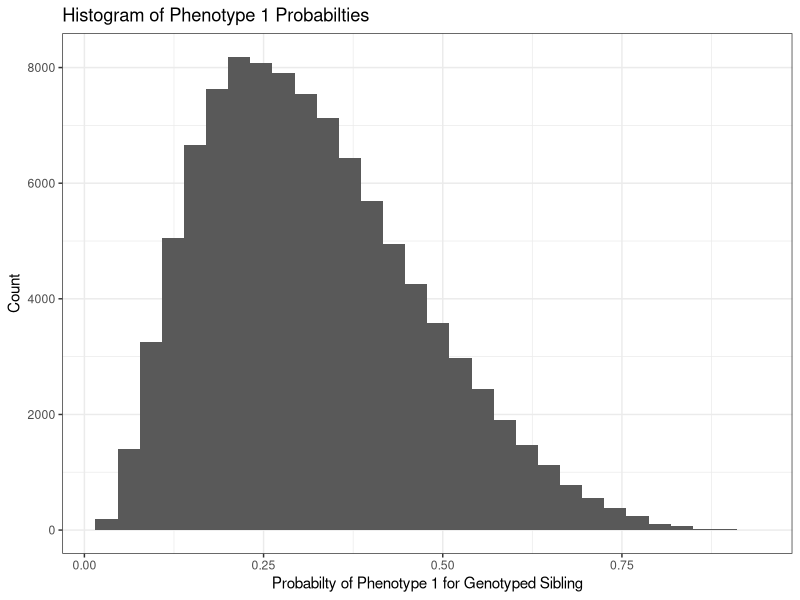
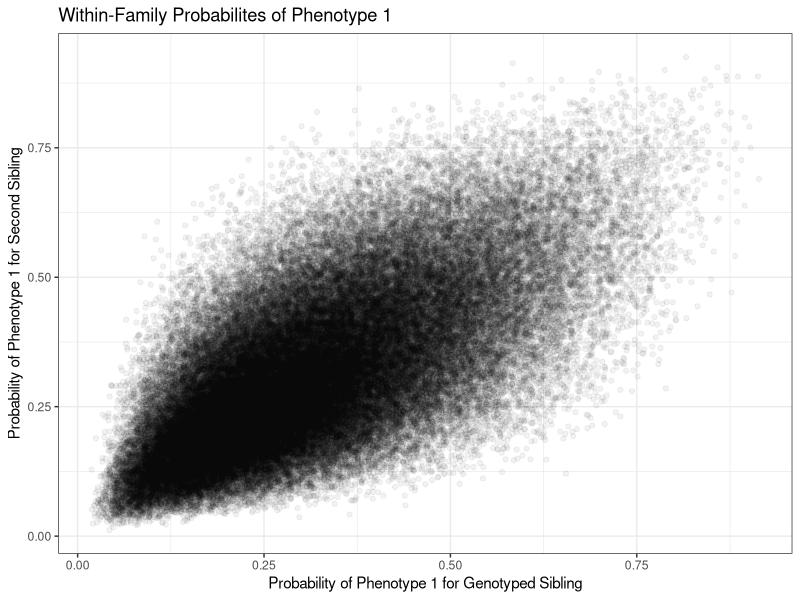

These charts were generated, in order, by the following R code: (Note: a time limit stopped this script after it produced the figures.)
## ---- chunk 1
library(MASS)
library(tidyverse)
## ---- chunk 2
sim.data <- function(N=1e5, alpha=-0.85, beta=1, rho=0.5, rho_g=0.4, gamma=1,
                     mu_dir=0, sd_dir=0.5, mu_fam=0, sd_ind=0.25, sd_fam=NULL){

  sim.pgs <- function(N=1e5, rho=0.5, rho_g=0.4,
                      mu_dir=0, sd_dir=1,
                      mu_fam=0, sd_fam=NULL){
    require(MASS)
    if (is.null(sd_fam)){sd_fam <- 0.7*sd_dir}
    var_mat <- matrix(c(sd_dir^2, rho*sd_dir^2, rho*sd_dir^2, rho_g*sd_dir*sd_fam,
                        rho*sd_dir^2, sd_dir^2, rho*sd_dir^2, rho_g*sd_dir*sd_fam,
                        rho*sd_dir^2, rho*sd_dir^2, sd_dir^2, rho_g*sd_dir*sd_fam,
                        rho_g*sd_dir*sd_fam, rho_g*sd_dir*sd_fam, rho_g*sd_dir*sd_fam, sd_fam^2),
                      ncol=4)
    pgs <- mvrnorm(n=N, mu=c(mu_dir, mu_dir, mu_dir, mu_fam),
                   Sigma=var_mat, empirical=TRUE)
    out <- data.frame(g0 = pgs[,1],
                      g1 = pgs[,2],
                      g2 = pgs[,3],
                      eps_fam = pgs[,4])
    return(out)
  }

  sigmoid <- function(z){
    out <- 1 / (1 + exp(-z))
  }

  eps_0 <- rnorm(N, sd=sd_ind)
  eps_1 <- rnorm(N, sd=sd_ind)
  eps_2 <- rnorm(N, sd=sd_ind)

  a <- rep(alpha, N)
  b <- rep(beta, N)

  d <- sim.pgs(N=N, rho=rho, rho_g=rho_g,
               mu_dir=mu_dir, sd_dir=sd_dir,
               mu_fam=mu_fam, sd_fam=sd_fam)

  d$p0 <- sigmoid(a + b*d$g0 + gamma*d$eps_fam + eps_0)
  d$p1 <- sigmoid(a + b*d$g1 + gamma*d$eps_fam + eps_1)
  d$p2 <- sigmoid(a + b*d$g2 + gamma*d$eps_fam + eps_2)

  d$Y0 <- rbinom(N, 1, d$p0)
  d$Y1 <- rbinom(N, 1, d$p1)
  d$Y2 <- rbinom(N, 1, d$p2)

  # uncomment this line to destroy sibling genotype and probability data
  # before you ever get a chance to see it
  # d <- d[, c('g0', 'Y0', 'Y1', 'Y2')]
  
  return(d)
}
## ---- chunk 3
set.seed(8675309)
d <- sim.data()
## ---- chunk 4
ggplot(d, aes(x=p0)) +
  geom_histogram(bins=30) +
  labs(title='Histogram of Phenotype 1 Probabilties',
       x='Probabilty of Phenotype 1 for Genotyped Sibling',
       y='Count') +
  theme_bw()
## ---- chunk 5
ggplot(d, aes(x=p0, y=p1)) +
  geom_point(alpha = 0.05) +
  labs(title='Within-Family Probabilites of Phenotype 1',
       x='Probability of Phenotype 1 for Genotyped Sibling',
       y='Probability of Phenotype 1 for Second Sibling') +
  theme_bw()

## ---- chunk 6
m_ols <- lm(Y0 ~ g0, data = d)
summary(m_ols)
ols_est <- coef(m_ols)[2]
## ---- chunk 7
# apply within transformation
fe_d <- data.frame(
  Y = c(d$Y0, d$Y1, d$Y2),
  g = c(d$g0, d$g1, d$g2),
  family = rep(1:nrow(d), 3)) %>% 
  group_by(family) %>% 
  mutate(Y_bar = mean(Y),
         g_bar = mean(g)) %>% 
  ungroup() %>% 
  transmute(Y = Y - Y_bar,
            g = g - g_bar)

m_fe <- lm(Y ~ g, data = fe_d)
summary(m_fe)
fe_est <- coef(m_fe)[2]
## ---- chunk 8
d <- d %>% 
  select(g0, Y0, Y1, Y2) %>% 
  mutate(g = 0.5 * g0,
         keep = 1 - max(Y1, Y2),
         delta_1 = Y0 - Y1,
         delta_2 = Y0 - Y2,
         delta_max = Y0 - max(Y1, Y2))

m1 <- lm(delta_1 ~ g, data = d)
m2 <- lm(delta_2 ~ g, data = d)
summary(m1)
summary(m2)
## ---- chunk 9
m3 <- lm(delta_max ~ g, data = d)
summary(m3)
max_est <- coef(m3)[2]
## ---- chunk 10
alpha <- seq(-4, -1, by=0.1)

prevalence <- c()
ratio <- c()

reps <- 100

for (i in 1:length(alpha)){
  for (j in 1:reps){
    d_sim <- sim.data(alpha=alpha[i])
    prevalence <- c(prevalence, mean(d_sim$Y0))
    
    fe_d <- data.frame(Y = c(d_sim$Y0, d_sim$Y1, d_sim$Y2),
                       g = c(d_sim$g0, d_sim$g1, d_sim$g2),
                       family = rep(1:nrow(d_sim), 3)) %>% 
      group_by(family) %>% 
      mutate(Y_bar = mean(Y),
             g_bar = mean(g)) %>% 
      ungroup() %>% 
      transmute(Y = Y - Y_bar,
                g = g - g_bar)
        
    m_ols <- lm(Y0 ~ g0, data=d_sim)
    ols_est <- coef(m_ols)[2]
  
    m_sim_fe <- lm(Y ~ g, data = fe_d)
    fe_est <- coef(m_sim_fe)[2]
    
    d_sim <- d_sim %>%  
      transmute(g = 0.5 * g0,
                delta_max = Y0 - max(Y1,Y2))
    m_sim_pd <- lm(delta_max ~ g, data = d_sim)
    max_est <- coef(m_sim_pd)[2]
    
    ratio <- c(ratio, (max_est - fe_est)/(ols_est - fe_est))
  }
}

sim_results <- data.frame(alpha, prevalence, ratio)

ggplot(sim_results, aes(x = prevalence, y = ratio)) +
  geom_point(alpha = 0.1) +
  geom_smooth(method = 'loess', formula=y~x) +
  labs(y='Bias Ratio',
       x='Phenotype Prevalence',
       title='PD bias when using max sibling phenotype') +
  theme_bw()
## ---- chunk 11
alpha <- seq(-4, -1, by=0.1)

prevalence <- c()
ratio <- c()

reps <- 100

for (i in 1:length(alpha)){
  for (j in 1:reps){
    d_sim <- sim.data(alpha=alpha[i])
    prevalence <- c(prevalence, mean(d_sim$Y0))
    
    fe_d <- data.frame(Y = c(d_sim$Y0, d_sim$Y1, d_sim$Y2),
                       g = c(d_sim$g0, d_sim$g1, d_sim$g2),
                       family = rep(1:nrow(d_sim), 3)) %>% 
      group_by(family) %>% 
      mutate(Y_bar = mean(Y),
             g_bar = mean(g)) %>% 
      ungroup() %>% 
      transmute(Y = Y - Y_bar,
                g = g - g_bar)
        
    m_ols <- lm(Y0 ~ g0, data=d_sim)
    ols_est <- coef(m_ols)[2]
  
    m_sim_fe <- lm(Y ~ g, data = fe_d)
    fe_est <- coef(m_sim_fe)[2]
    
    d_sim <- d_sim %>%  
      transmute(g = 0.5 * g0,
                delta_mean = Y0 - (Y1+Y2)/2)
    m_sim_pd <- lm(delta_mean ~ g, data = d_sim)
    mean_est <- coef(m_sim_pd)[2]
    
    ratio <- c(ratio, (mean_est - fe_est)/(ols_est - fe_est))
  }
}

sim_results <- data.frame(alpha, prevalence, ratio)

ggplot(sim_results, aes(x = prevalence, y = ratio)) +
  geom_point(alpha = 0.1) +
  geom_smooth(method = 'loess', formula=y~x) +
  labs(y='Bias Ratio',
       x='Phenotype Prevalence',
       title='PD bias when using mean sibling phenotype') +
  theme_bw()
## ---- chunk 12
alpha <- seq(-4, -1, by=0.1)

prevalence <- c()
ratio <- c()

reps <- 100

for (i in 1:length(alpha)){
  for (j in 1:reps){
    d_sim <- sim.data(alpha=alpha[i])
    prevalence <- c(prevalence, mean(d_sim$Y0))
    
    fe_d <- data.frame(Y = c(d_sim$Y0, d_sim$Y1, d_sim$Y2),
                       g = c(d_sim$g0, d_sim$g1, d_sim$g2),
                       family = rep(1:nrow(d_sim), 3)) %>% 
      group_by(family) %>% 
      mutate(Y_bar = mean(Y),
             g_bar = mean(g)) %>% 
      ungroup() %>% 
      transmute(Y = Y - Y_bar,
                g = g - g_bar)
        
    m_ols <- lm(Y0 ~ g0, data=d_sim)
    ols_est <- coef(m_ols)[2]
  
    m_sim_fe <- lm(Y ~ g, data = fe_d)
    fe_est <- coef(m_sim_fe)[2]
    
    d_sim <- d_sim %>%  
      transmute(g = 0.5 * g0,
                delta_max = Y0 - 0.5*max(Y1,Y2))
    m_sim_pd <- lm(delta_max ~ g, data = d_sim)
    max_est <- coef(m_sim_pd)[2]
    
    ratio <- c(ratio, (max_est - fe_est)/(ols_est - fe_est))
  }
}

sim_results <- data.frame(alpha, prevalence, ratio)

ggplot(sim_results, aes(x = prevalence, y = ratio)) +
  geom_point(alpha = 0.1) +
  geom_smooth(method = 'loess', formula=y~x) +
  labs(y='Bias Ratio',
       x='Phenotype Prevalence',
       title='PD bias when weighting max sibling phenotype by 0.5') +
  theme_bw()
## ---- chunk 13
alpha <- seq(-4, -1, by=0.1)

prevalence <- c()
ratio <- c()

reps <- 100

for (i in 1:length(alpha)){
  for (j in 1:reps){
    d_sim <- sim.data(alpha=alpha[i])
    prevalence <- c(prevalence, mean(d_sim$Y0))
    
    fe_d <- data.frame(Y = c(d_sim$Y0, d_sim$Y1, d_sim$Y2),
                       g = c(d_sim$g0, d_sim$g1, d_sim$g2),
                       family = rep(1:nrow(d_sim), 3)) %>% 
      group_by(family) %>% 
      mutate(Y_bar = mean(Y),
             g_bar = mean(g)) %>% 
      ungroup() %>% 
      transmute(Y = Y - Y_bar,
                g = g - g_bar)
        
    m_ols <- lm(Y0 ~ g0, data=d_sim)
    ols_est <- coef(m_ols)[2]
  
    m_sim_fe <- lm(Y ~ g, data = fe_d)
    fe_est <- coef(m_sim_fe)[2]
    
    d_sim <- d_sim %>%  
      transmute(g = 0.5 * g0,
                Y0 = Y0,
                max_Y = max(Y1,Y2))
    
    p_est <- mean(d_sim$Y0[d_sim$max_Y == 1])
    d_sim$max_Y = 0.5*(1+p_est)*d_sim$max_Y
        
    d_sim <- d_sim %>% 
      mutate(delta_max = Y0 - max_Y)

    m_sim_pd <- lm(delta_max ~ g, data = d_sim)
    max_est <- coef(m_sim_pd)[2]
    
    ratio <- c(ratio, (max_est - fe_est)/(ols_est - fe_est))
  }
}

sim_results <- data.frame(alpha, prevalence, ratio)

ggplot(sim_results, aes(x = prevalence, y = ratio)) +
  geom_point(alpha = 0.1) +
  geom_smooth(method = 'loess', formula=y~x) +
  labs(y='Bias Ratio',
       x='Phenotype Prevalence',
       title='PD bias when weighting max sibling phenotype by prevalence') +
  theme_bw()
## ---- chunk 14
alpha <- seq(-4, -1, by=0.1)

prevalence <- c()
ratio <- c()

reps <- 100

for (i in 1:length(alpha)){
  for (j in 1:reps){
    d_sim <- sim.data(alpha=alpha[i])
    prevalence <- c(prevalence, mean(d_sim$Y0))
    
    if (sum((d_sim$Y1 + d_sim$Y2) == 0) > 1){

      fe_d <- data.frame(Y = c(d_sim$Y0, d_sim$Y1, d_sim$Y2),
                         g = c(d_sim$g0, d_sim$g1, d_sim$g2),
                         family = rep(1:nrow(d_sim), 3)) %>% 
        group_by(family) %>% 
        mutate(Y_bar = mean(Y),
               g_bar = mean(g)) %>% 
        ungroup() %>% 
        transmute(Y = Y - Y_bar,
                  g = g - g_bar)
          
      m_ols <- lm(Y0 ~ g0, data=d_sim)
      ols_est <- coef(m_ols)[2]
    
      m_sim_fe <- lm(Y ~ g, data = fe_d)
      fe_est <- coef(m_sim_fe)[2]
      
      d_sim <- d_sim %>%  
        mutate(keep = Y1 + Y2) %>% 
        filter(keep == 0) %>% 
        transmute(g = 0.5 * g0,
                  delta_max = Y0 - max(Y1, Y2))
      m_sim_pd <- lm(delta_max ~ g, data = d_sim)
      max_est <- coef(m_sim_pd)[2]
      
    ratio <- c(ratio, (max_est - fe_est)/(ols_est - fe_est))
    }
  }
}

sim_results <- data.frame(alpha, prevalence, ratio)

ggplot(sim_results, aes(x = prevalence, y = ratio)) +
  geom_point(alpha = 0.1) +
  geom_smooth(method = 'loess', formula=y~x) +
  labs(y='Bias Ratio',
       x='Phenotype Prevalence',
       title='PD bias when only using families both siblings have phenotype zero') +
  theme_bw()
